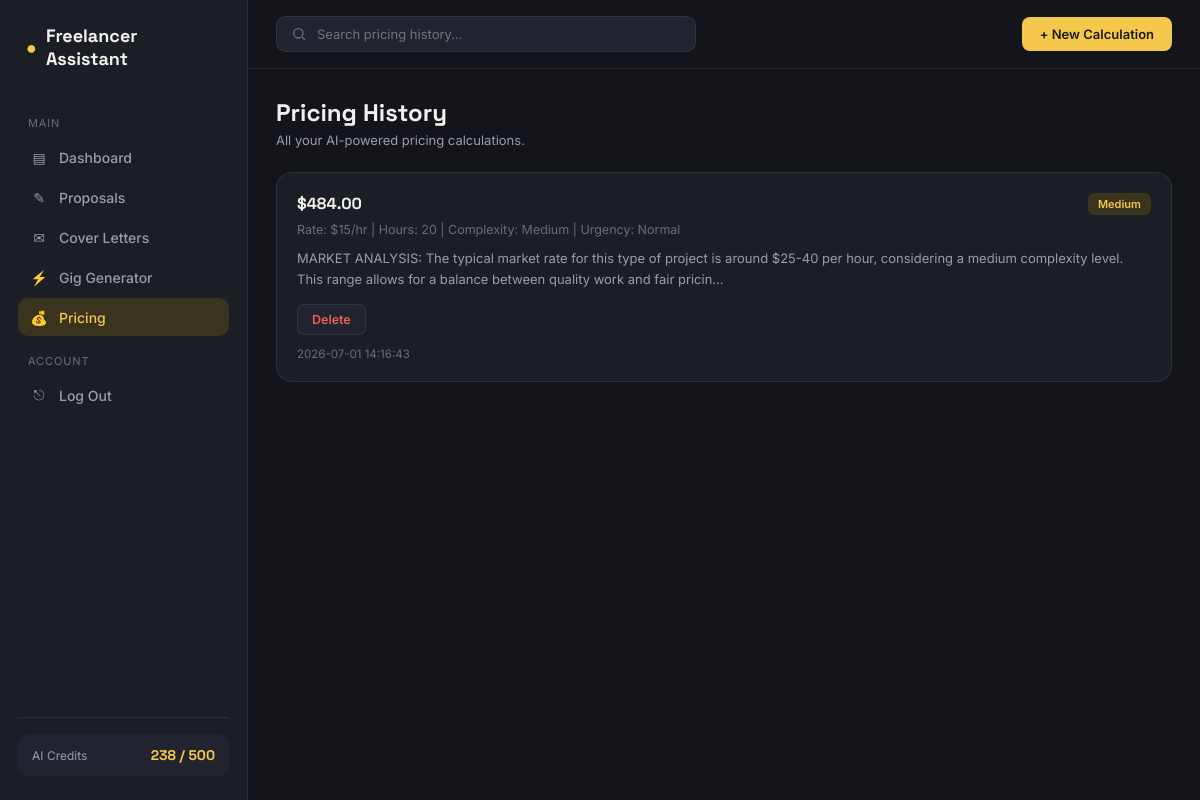
Page /pricing (signed in) on the committed database.
### tables this page shows
CREATE TABLE pricing_history (
            id INTEGER PRIMARY KEY AUTOINCREMENT,
            user_id INTEGER NOT NULL,
            hourly_rate TEXT,
            estimated_hours TEXT,
            complexity TEXT,
            urgency TEXT,
            additional_charges TEXT,
            tax TEXT,
            suggested_price TEXT,
            ai_analysis TEXT,
            created_at TIMESTAMP DEFAULT CURRENT_TIMESTAMP,
            FOREIGN KEY (user_id) REFERENCES users (id)
        );

### app.py (the view)
@app.route('/pricing')
def pricing():
    if 'user_id' not in session:
        return redirect(url_for('login'))
    conn = get_db()
    all_pricing = conn.execute('SELECT * FROM pricing_history WHERE user_id = ? ORDER BY created_at DESC', (session['user_id'],)).fetchall()
    conn.close()
    return render_template('pricing.html', pricing_history=all_pricing)

### app.py (called while the page is built)
def get_db():
    conn = sqlite3.connect(DB_NAME)
    conn.row_factory = sqlite3.Row
    return conn

### templates/pricing.html (shortened to what this page needs)
<!DOCTYPE html>
<html lang="en">
<head>
<link rel="stylesheet" href="{{ url_for('static', filename='css/style.css') }}">
</head>
<body>
<div class="app-shell">
  <aside class="sidebar">
    <div class="sidebar-brand"><span class="dot">●</span> Freelancer Assistant</div>
    <nav>
      <div class="nav-section-label">Main</div>
      <a href="/dashboard" class="nav-item"><span class="icon">▤</span> Dashboard</a>
      <a href="/proposals" class="nav-item"><span class="icon">✎</span> Proposals</a>
      <a href="/cover-letters" class="nav-item"><span class="icon">✉</span> Cover Letters</a>
      <a href="/gig-generator" class="nav-item"><span class="icon">⚡</span> Gig Generator</a>
      <a href="/pricing" class="nav-item active"><span class="icon">💰</span> Pricing</a>
      <div class="nav-section-label">Account</div>
      <a href="/logout" class="nav-item"><span class="icon">⎋</span> Log Out</a>
    </nav>
    <div class="sidebar-footer">
      <div class="credit-pill"><span>AI Credits</span><strong>238 / 500</strong></div>
    </div>
  </aside>
  <div class="main-area">
    <header class="topbar">
      <div class="search-bar">
        <svg width="16" height="16" viewBox="0 0 24 24" fill="none" stroke="currentColor" stroke-width="2"><circle cx="11" cy="11" r="7"/><path d="M21 21l-4.3-4.3"/></svg>
        <input type="text" placeholder="Search pricing history...">
      </div>
      <div class="topbar-right">
        <a href="/pricing/create" class="btn-primary" style="padding:9px 18px; border-radius:8px; font-size:13px; font-weight:600;">+ New Calculation</a>
      </div>
    </header>
    <main class="content">
      <div class="content-header">
        <div><h1>Pricing History</h1><p>All your AI-powered pricing calculations.</p></div>
      </div>
      {% if pricing_history %}
      <div class="proposals-list">
        {% for p in pricing_history %}
        <div class="proposal-card">
          <div class="proposal-card-header">
            <div>
              <h3>{{ p['suggested_price'] }}</h3>
              <span class="proposal-meta">Rate: ${{ p['hourly_rate'] }}/hr | Hours: {{ p['estimated_hours'] }} | Complexity: {{ p['complexity'] }} | Urgency: {{ p['urgency'] }}</span>
            </div>
            <span class="tone-badge">{{ p['complexity'] }}</span>
          </div>
          <p class="proposal-preview">{{ p['ai_analysis'][:200] }}...</p>
          <div class="proposal-actions">
            <a href="/pricing/delete/{{ p['id'] }}" class="action-btn danger-btn" onclick="return confirm('Delete this record?')">Delete</a>
          </div>
          <div class="proposal-date">{{ p['created_at'] }}</div>
        </div>
        {% endfor %}
      </div>
      {% else %}
      <div class="empty-state">
        <p>No pricing calculations yet.</p>
        <a href="/pricing/create" class="btn-primary" style="display:inline-block; margin-top:14px; padding:10px 22px; border-radius:8px;">Calculate First Price</a>
      </div>
      {% endif %}
    </main>
  </div>
</div>
</body>
</html>

### rows in the picture
pricing_history: suggested_price "$484.00", hourly_rate "15", estimated_hours "20", complexity "Medium", urgency "Normal", ai_analysis "MARKET ANALYSIS: The typical market rate for this type of project is around $25-40 per hour, considering a medium complexity level. This range allows for a balance between quality work and fair pricin", created_at "2026-07-01 14:16:43"
